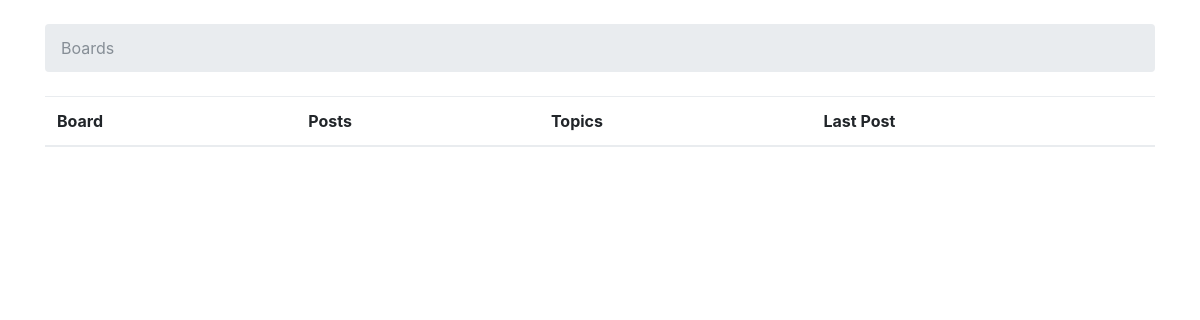
The app's page /, older data.
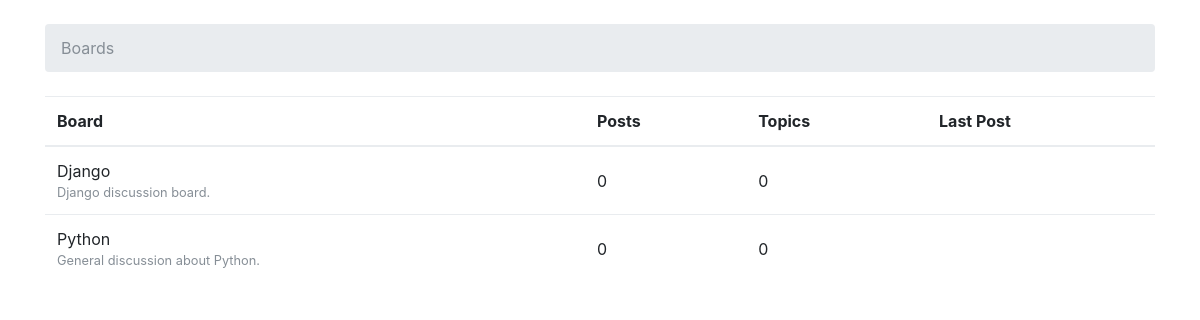
The same page, newer data.
### boards/models.py (models this page shows, shortened)
class Board(models.Model):
    name = models.CharField(max_length=30, unique=True)
    description = models.CharField(max_length=100)

### boards/views.py (the view)
# urls.py: 2. Add a URL to urlpatterns:  url(r'^$', views.home, name='home')
def home(request):
    boards = Board.objects.all()
    return render(request, 'home.html', {'boards': boards})

### templates/home.html (shortened to what this page needs)
{% load static %}<!DOCTYPE html>
<html>
  <head>
    <link rel="stylesheet" href="{% static 'css/bootstrap.min.css' %}">
  </head>
  <body>
    <div class="container">
      <ol class="breadcrumb my-4">
        <li class="breadcrumb-item active">Boards</li>
      </ol>
      <table class="table">
        <thead class="thead-inverse">
          <tr>
            <th>Board</th>
            <th>Posts</th>
            <th>Topics</th>
            <th>Last Post</th>
          </tr>
        </thead>
        <tbody>
          {% for board in boards %}
            <tr>
              <td>
                {{ board.name }}
                <small class="text-muted d-block">{{ board.description }}</small>
              </td>
              <td class="align-middle">0</td>
              <td class="align-middle">0</td>
              <td></td>
            </tr>
          {% endfor %}
        </tbody>
      </table>
    </div>
  </body>
</html>

Row changes from the older to the newer data that the page shows:
added Board: name "Django", description "Django discussion board."
added Board: name "Python", description "General discussion about Python."
